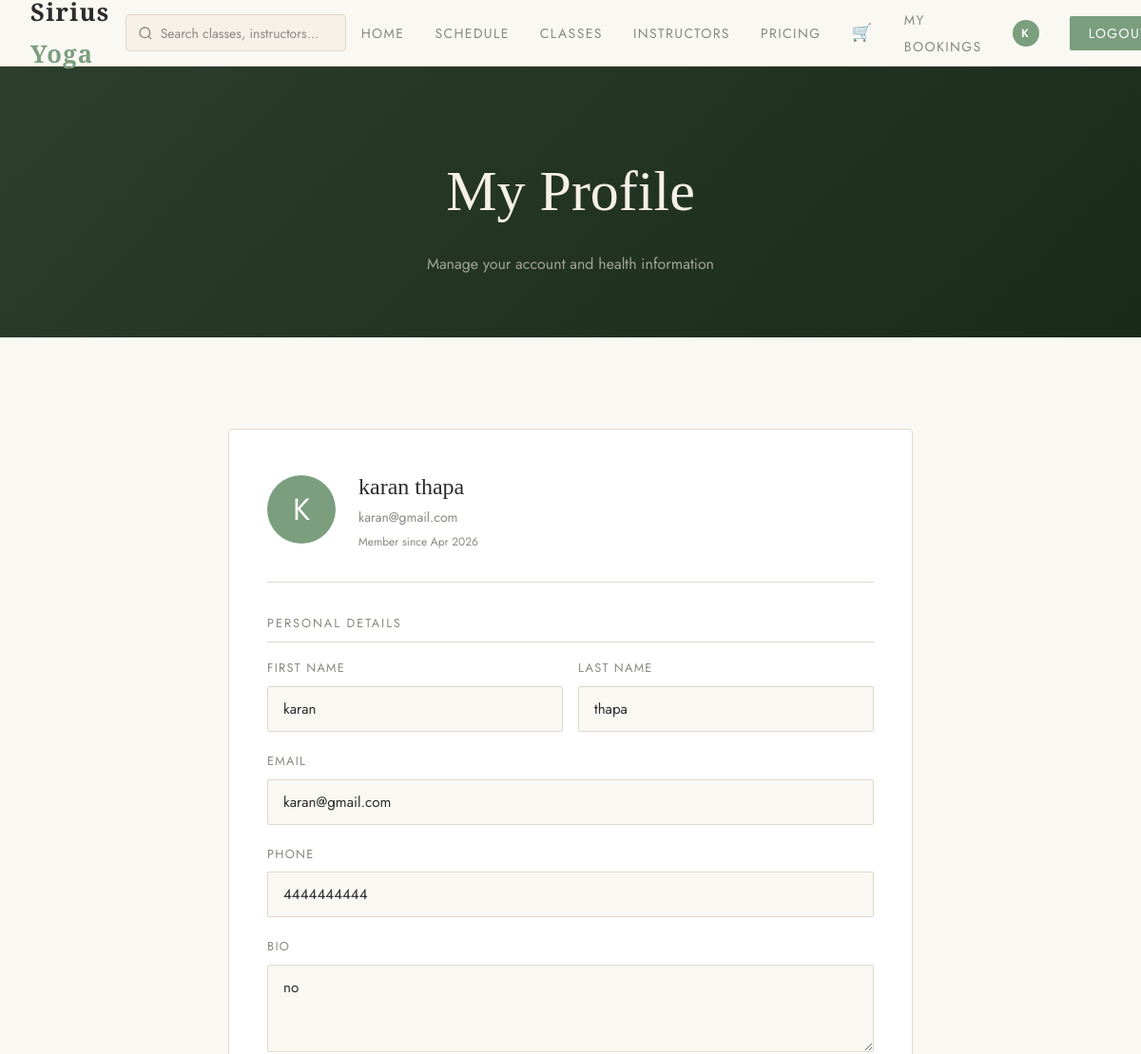
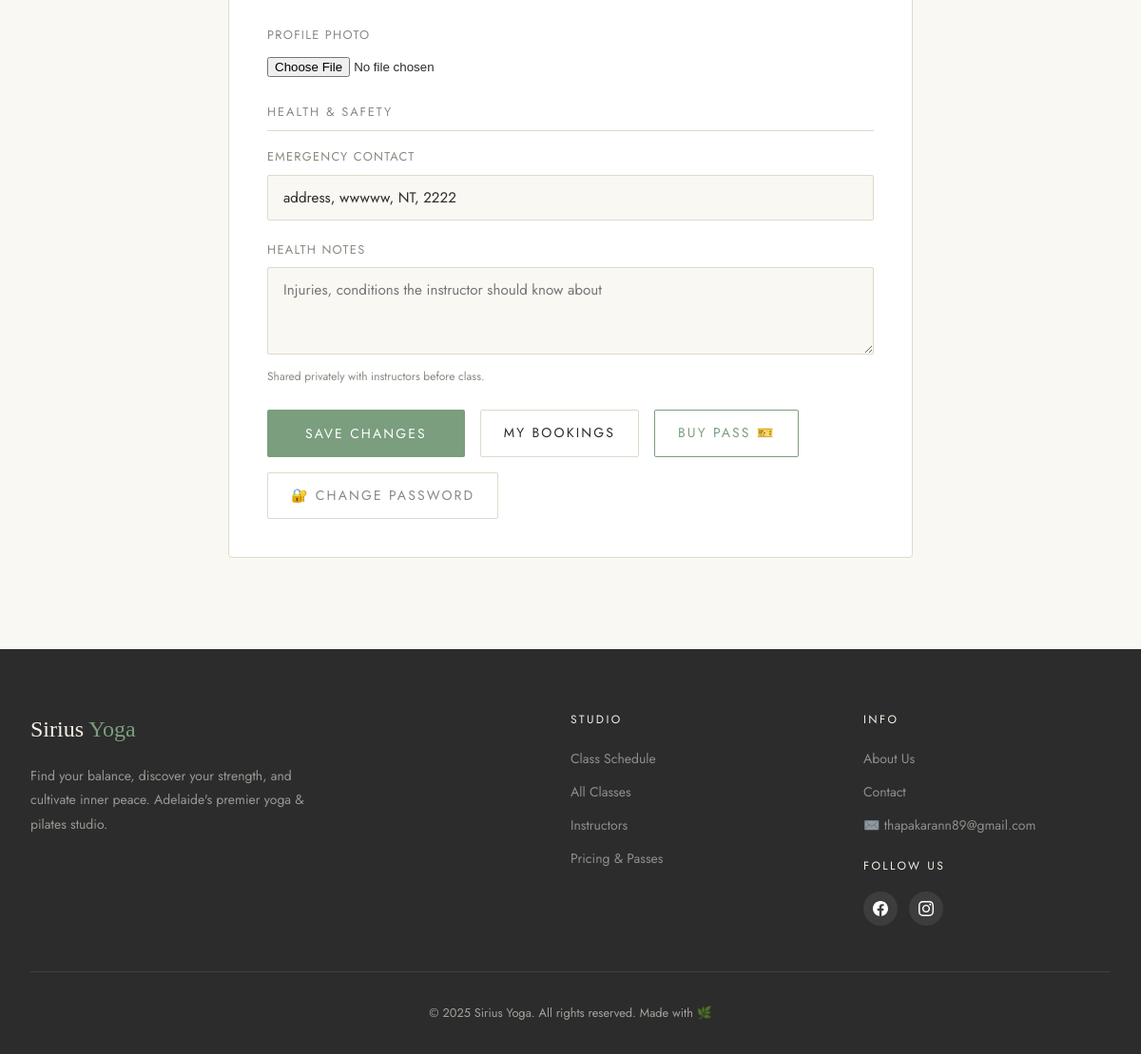
Screenshot of /profile/ (signed in) with the database file from the repository (2 pictures, top to bottom).
### core/models.py (models this page shows, shortened)
class UserProfile(models.Model):
    user = models.OneToOneField(User, on_delete=models.CASCADE, related_name='profile')
    phone = models.CharField(max_length=20, blank=True)
    bio = models.TextField(blank=True)
    avatar = models.ImageField(upload_to='avatars/', blank=True, null=True)
    emergency_contact = models.CharField(max_length=200, blank=True)
    health_notes = models.TextField(blank=True, help_text="Any health conditions the instructor should know about")
    created_at = models.DateTimeField(auto_now_add=True)

### core/views.py (the view)
# urls.py: path('profile/', views.profile_view, name='profile'),
@login_required
def profile_view(request):
    profile, _ = UserProfile.objects.get_or_create(user=request.user)
    if request.method == 'POST':
        form = UserProfileForm(request.POST, request.FILES, instance=profile)
        if form.is_valid():
            request.user.first_name = form.cleaned_data['first_name']
            request.user.last_name = form.cleaned_data['last_name']
            request.user.email = form.cleaned_data['email']
            request.user.save()
            form.save()
            messages.success(request, 'Profile updated!')
            return redirect('profile')
    else:
        form = UserProfileForm(instance=profile, initial={
            'first_name': request.user.first_name,
            'last_name': request.user.last_name,
            'email': request.user.email,
        })
    return render(request, 'profile.html', {'form': form, 'profile': profile})

### core/forms.py
class UserProfileForm(forms.ModelForm):
    first_name = forms.CharField(max_length=50, widget=forms.TextInput(attrs={'class': 'form-input'}))
    last_name = forms.CharField(max_length=50, widget=forms.TextInput(attrs={'class': 'form-input'}))
    email = forms.EmailField(widget=forms.EmailInput(attrs={'class': 'form-input'}))
    class Meta:
        model = UserProfile
        fields = ('phone', 'bio', 'avatar', 'emergency_contact', 'health_notes')
        widgets = {
            'phone': forms.TextInput(attrs={'class': 'form-input'}),
            'bio': forms.Textarea(attrs={'class': 'form-input', 'rows': 3}),
            'emergency_contact': forms.TextInput(attrs={'class': 'form-input', 'placeholder': 'Name & Phone'}),
            'health_notes': forms.Textarea(attrs={'class': 'form-input', 'rows': 3, 'placeholder': 'Injuries, conditions the instructor should know about'}),
        }

### core/context_processors.py (called while the page is built)
def cart_count(request):
    count = 0
    if request.user.is_authenticated:
        count = CartItem.objects.filter(user=request.user).count()
    return {'cart_count': count}

### templates/profile.html (shortened to what this page needs)
{% extends 'base.html' %}
{% block content %}
<div class="page-header">
  <h1>My Profile</h1>
  <p>Manage your account and health information</p>
</div>
<section class="section">
  <div class="section-inner" style="max-width:720px;">
    <div style="background:white;border:1px solid var(--border);border-radius:4px;padding:2.5rem;">
      <div style="display:flex;align-items:center;gap:1.5rem;margin-bottom:2rem;padding-bottom:2rem;border-bottom:1px solid var(--border);">
        <div style="width:72px;height:72px;border-radius:50%;background:var(--sage);display:flex;align-items:center;justify-content:center;font-size:2rem;color:white;overflow:hidden;flex-shrink:0;">
          {% if profile.avatar %}<img src="{{ profile.avatar.url }}" style="width:100%;height:100%;object-fit:cover;">{% else %}{{ user.first_name|first|default:user.username|first|upper }}{% endif %}
        </div>
        <div>
          <div style="font-family:'Cormorant Garamond',serif;font-size:1.5rem;font-weight:500;">{{ user.get_full_name|default:user.username }}</div>
          <div style="color:var(--soft-grey);font-size:0.875rem;">{{ user.email }}</div>
          <div style="color:var(--soft-grey);font-size:0.75rem;margin-top:0.2rem;">Member since {{ user.date_joined|date:"M Y" }}</div>
        </div>
      </div>
      <form method="post" enctype="multipart/form-data">
        <div style="font-size:0.8rem;letter-spacing:0.15em;text-transform:uppercase;color:var(--soft-grey);margin-bottom:1rem;border-bottom:1px solid var(--border);padding-bottom:0.5rem;">Personal Details</div>
        <div class="form-row">
          <div class="form-group"><label class="form-label">First Name</label>{{ form.first_name }}</div>
          <div class="form-group"><label class="form-label">Last Name</label>{{ form.last_name }}</div>
        </div>
        <div class="form-group"><label class="form-label">Email</label>{{ form.email }}</div>
        <div class="form-group"><label class="form-label">Phone</label>{{ form.phone }}</div>
        <div class="form-group"><label class="form-label">Bio</label>{{ form.bio }}</div>
        <div class="form-group"><label class="form-label">Profile Photo</label>{{ form.avatar }}</div>
        <div style="font-size:0.8rem;letter-spacing:0.15em;text-transform:uppercase;color:var(--soft-grey);margin-top:1.5rem;margin-bottom:1rem;border-bottom:1px solid var(--border);padding-bottom:0.5rem;">Health & Safety</div>
        <div class="form-group"><label class="form-label">Emergency Contact</label>{{ form.emergency_contact }}</div>
        <div class="form-group">
          <label class="form-label">Health Notes</label>{{ form.health_notes }}
          <div style="font-size:0.75rem;color:var(--soft-grey);margin-top:0.3rem;">Shared privately with instructors before class.</div>
        </div>
        <div style="display:flex;gap:1rem;margin-top:1.5rem;flex-wrap:wrap;">
          <button type="submit" class="btn-primary">Save Changes</button>
          <a href="{% url 'my_bookings' %}" class="btn-outline" style="color:var(--charcoal);border-color:var(--border);padding:0.75rem 1.5rem;">My Bookings</a>
          <a href="{% url 'pricing' %}" class="btn-outline" style="color:var(--sage);border-color:var(--sage);padding:0.75rem 1.5rem;">Buy Pass 🎫</a>
          <a href="{% url 'password_change' %}" class="btn-outline" style="color:var(--soft-grey);border-color:var(--border);padding:0.75rem 1.5rem;">🔐 Change Password</a>
        </div>
      </form>
    </div>
  </div>
</section>
{% endblock %}

### templates/base.html (shortened to what this page needs)
<!DOCTYPE html>
<html lang="en">
<head>
  {% load static %}
  <link rel="stylesheet" href="{% static 'css/style.css' %}">
</head>
<body>
<nav class="navbar">
  <a href="{% url 'home' %}" class="nav-brand">Sirius <span>Yoga</span></a>
  <div class="search-wrap" id="searchWrap">
    <div class="search-box">
      <svg class="search-icon" width="16" height="16" viewBox="0 0 24 24" fill="none" stroke="currentColor" stroke-width="2"><circle cx="11" cy="11" r="8"/><path d="m21 21-4.35-4.35"/></svg>
      <input type="text" id="searchInput" class="search-input" placeholder="Search classes, instructors…" autocomplete="off" spellcheck="false">
    </div>
  </div>
  <ul class="nav-links">
    <li><a href="{% url 'home' %}">Home</a></li>
    <li><a href="{% url 'schedule' %}">Schedule</a></li>
    <li><a href="{% url 'classes' %}">Classes</a></li>
    <li><a href="{% url 'instructors' %}">Instructors</a></li>
    <li><a href="{% url 'pricing' %}">Pricing</a></li>
    {% if user.is_authenticated %}
      <li>
        <a href="{% url 'cart' %}" style="display:flex;align-items:center;gap:0.35rem;position:relative;">
          <span style="font-size:1.1rem;">🛒</span>
        </a>
      </li>
      {% if user.is_staff %}
        <li><a href="{% url 'owner_dashboard' %}">Dashboard</a></li>
        <li><a href="{% url 'manage_bookings' %}">Bookings</a></li>
        <li><a href="{% url 'manage_payments' %}">Payments</a></li>
        <li><a href="{% url 'admin:index' %}">Admin</a></li>
      {% else %}
        <li><a href="{% url 'my_bookings' %}">My Bookings</a></li>
      {% endif %}
      <li><a href="{% url 'customer_profile' %}">
        <span style="width:28px;height:28px;background:var(--sage);border-radius:50%;display:inline-flex;align-items:center;justify-content:center;color:white;font-size:0.75rem;font-weight:600">
          {{ user.first_name|first|default:user.username|first|upper }}
        </span>
      </a></li>
      <li><a href="{% url 'logout' %}" class="btn-nav">Logout</a></li>
    {% else %}
      <li><a href="{% url 'login' %}">Login</a></li>
      <li><a href="{% url 'register' %}" class="btn-nav">Join Free</a></li>
    {% endif %}
  </ul>
</nav>
{% block content %}{% endblock %}
<footer>
  <div class="footer-inner">
    <div class="footer-grid">
      <div>
        <div class="footer-brand">Sirius <span>Yoga</span></div>
        <p style="font-size:0.875rem;line-height:1.8;max-width:300px;color:rgba(245,240,232,0.55);">
          Find your balance, discover your strength, and cultivate inner peace. Adelaide's premier yoga & pilates studio.
        </p>
      </div>
      <div>
        <div class="footer-heading">Studio</div>
        <ul class="footer-links">
          <li><a href="{% url 'schedule' %}">Class Schedule</a></li>
          <li><a href="{% url 'classes' %}">All Classes</a></li>
          <li><a href="{% url 'instructors' %}">Instructors</a></li>
          <li><a href="{% url 'pricing' %}">Pricing & Passes</a></li>
        </ul>
      </div>
      <div>
        <div class="footer-heading">Info</div>
        <ul class="footer-links">
          <li><a href="{% url 'about' %}">About Us</a></li>
          <li><a href="{% url 'contact' %}">Contact</a></li>
          <li><a href="mailto:thapakarann89@gmail.com">✉️ thapakarann89@gmail.com</a></li>
        </ul>
        <div style="margin-top:1.25rem;">
          <div class="footer-heading">Follow Us</div>
          <div style="display:flex;gap:0.75rem;margin-top:0.5rem;">
            <a href="https://www.facebook.com" target="_blank" rel="noopener"
               style="width:36px;height:36px;background:rgba(255,255,255,0.08);border-radius:50%;display:flex;align-items:center;justify-content:center;transition:background 0.2s;"
               onmouseover="this.style.background='#1877f2'" onmouseout="this.style.background='rgba(255,255,255,0.08)'">
            </a>
            <a href="https://www.instagram.com" target="_blank" rel="noopener"
               style="width:36px;height:36px;background:rgba(255,255,255,0.08);border-radius:50%;display:flex;align-items:center;justify-content:center;transition:background 0.2s;"
               onmouseover="this.style.background='#e1306c'" onmouseout="this.style.background='rgba(255,255,255,0.08)'">
            </a>
          </div>
        </div>
      </div>
    </div>
    <div class="footer-bottom">© 2025 Sirius Yoga. All rights reserved. Made with 🌿</div>
  </div>
</footer>
</body>
</html>

### static/css/style.css (style rules this page uses)
:root { --cream: #f5f0e8; --warm-white: #faf8f3; --sage: #7a9e7e; --sage-dark: #4a7550; --terracotta: #c4704f; --gold: #c9a84c; --charcoal: #2c2c2c; --soft-grey: #8a8880; --border: #e0d9cc; --shadow: rgba(44,44,44,0.08); }
* { margin: 0; padding: 0; box-sizing: border-box; }
body { font-family: 'Jost', sans-serif; background-color: var(--warm-white); color: var(--charcoal); line-height: 1.7; }
.navbar { background: rgba(250,248,243,0.95); backdrop-filter: blur(10px); border-bottom: 1px solid var(--border); padding: 0 2rem; position: sticky; top: 0; z-index: 100; display: flex; align-items: center; justify-content: space-between; height: 70px; }
.nav-brand { font-family: 'Cormorant Garamond', serif; font-size: 1.6rem; font-weight: 600; color: var(--charcoal); text-decoration: none; letter-spacing: 0.05em; }
.nav-brand span { color: var(--sage); }
.nav-links { display: flex; align-items: center; gap: 2rem; list-style: none; }
.nav-links a { font-size: 0.875rem; font-weight: 400; letter-spacing: 0.1em; text-transform: uppercase; color: var(--soft-grey); text-decoration: none; transition: color 0.2s; }
.nav-links .btn-nav { background: var(--sage); color: white !important; padding: 0.5rem 1.25rem; border-radius: 2px; }
.btn-primary { background: var(--sage); color: white; padding: 0.9rem 2.5rem; border: none; border-radius: 2px; font-family: 'Jost', sans-serif; font-size: 0.875rem; letter-spacing: 0.15em; text-transform: uppercase; cursor: pointer; text-decoration: none; display: inline-block; transition: all 0.3s; }
.btn-outline { background: transparent; color: var(--cream); padding: 0.9rem 2.5rem; border: 1px solid rgba(245,240,232,0.3); border-radius: 2px; font-family: 'Jost', sans-serif; font-size: 0.875rem; letter-spacing: 0.15em; text-transform: uppercase; text-decoration: none; display: inline-block; transition: all 0.3s; }
.section { padding: 6rem 2rem; }
.section-inner { max-width: 1200px; margin: 0 auto; }
.form-group { margin-bottom: 1.25rem; }
.form-label { display: block; font-size: 0.8rem; letter-spacing: 0.1em; text-transform: uppercase; color: var(--soft-grey); margin-bottom: 0.5rem; }
.form-input { width: 100%; padding: 0.75rem 1rem; border: 1px solid var(--border); border-radius: 2px; font-family: 'Jost', sans-serif; font-size: 0.95rem; color: var(--charcoal); background: var(--warm-white); transition: border-color 0.2s; }
.form-row { display: grid; grid-template-columns: 1fr 1fr; gap: 1rem; }
.page-header { background: linear-gradient(135deg, #2c3e2d, #1a2a1b); padding: 5rem 2rem 4rem; text-align: center; color: var(--cream); }
.page-header h1 { font-family: 'Cormorant Garamond', serif; font-size: clamp(2.5rem, 5vw, 4rem); font-weight: 300; }
.page-header p { color: rgba(245,240,232,0.6); margin-top: 0.75rem; }
footer { background: var(--charcoal); color: rgba(245,240,232,0.6); padding: 4rem 2rem 2rem; }
.footer-inner { max-width: 1200px; margin: 0 auto; }
.footer-grid { display: grid; grid-template-columns: 2fr 1fr 1fr; gap: 3rem; margin-bottom: 3rem; }
.footer-brand { font-family: 'Cormorant Garamond', serif; font-size: 1.5rem; color: var(--cream); margin-bottom: 1rem; }
.footer-brand span { color: var(--sage); }
.footer-links { list-style: none; }
.footer-links li { margin-bottom: 0.5rem; }
.footer-links a { color: rgba(245,240,232,0.5); text-decoration: none; font-size: 0.875rem; transition: color 0.2s; }
.footer-heading { font-size: 0.75rem; letter-spacing: 0.2em; text-transform: uppercase; color: var(--cream); margin-bottom: 1rem; }
.footer-bottom { border-top: 1px solid rgba(245,240,232,0.1); padding-top: 2rem; font-size: 0.8rem; text-align: center; }
.search-wrap { position: relative; flex: 0 1 320px; margin: 0 1rem; }
.search-box { display: flex; align-items: center; background: var(--cream); border: 1.5px solid var(--border); border-radius: 24px; padding: 0 0.75rem; transition: border-color 0.2s, box-shadow 0.2s; }
.search-icon { color: var(--soft-grey); flex-shrink: 0; }
.search-input { flex: 1; border: none; background: transparent; padding: 0.55rem 0.5rem; font-family: 'Jost', sans-serif; font-size: 0.875rem; color: var(--charcoal); outline: none; min-width: 0; }
.search-input::placeholder { color: var(--soft-grey); }
.search-wrap { flex: 0 1 400px; }
.search-box { border-radius: 4px; }

### rows the page displays
UserProfile: phone "4444444444", bio "no", emergency_contact "address, wwwww, NT, 2222"

### other values shown
{{ user.first_name|first|default:user.username|first|upper }} "K"
{{ user.get_full_name|default:user.username }} "karan thapa"
{{ user.email }} "karan@gmail.com"
{{ user.date_joined|date:"M Y" }} "Apr 2026"
